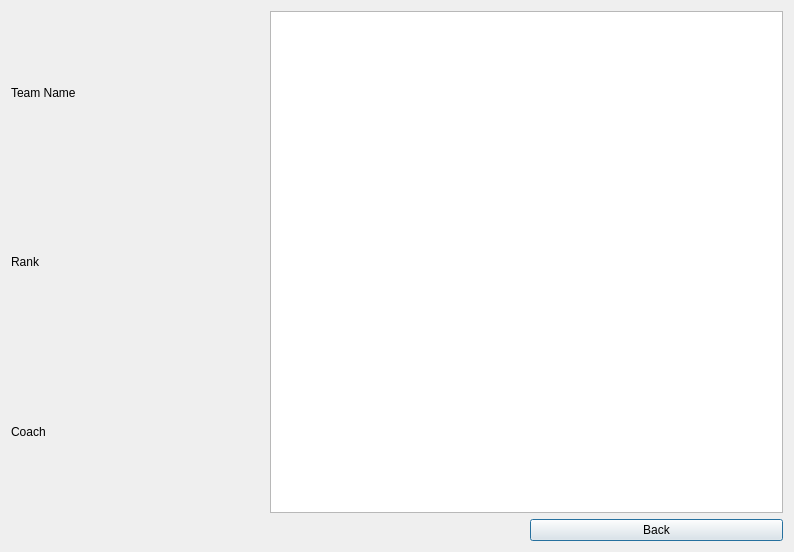
<?xml version="1.0" encoding="UTF-8"?>
<ui version="4.0">
 <class>TeamInfo</class>
 <widget class="QDialog" name="TeamInfo">
  <property name="geometry">
   <rect>
    <x>0</x>
    <y>0</y>
    <width>794</width>
    <height>552</height>
   </rect>
  </property>
  <property name="windowTitle">
   <string>Dialog</string>
  </property>
  <layout class="QGridLayout" name="gridLayout">
   <item row="0" column="0">
    <layout class="QVBoxLayout" name="verticalLayout">
     <item>
      <widget class="QLabel" name="teamn">
       <property name="text">
        <string>Team Name</string>
       </property>
      </widget>
     </item>
     <item>
      <widget class="QLabel" name="division">
       <property name="text">
        <string>Rank</string>
       </property>
      </widget>
     </item>
     <item>
      <widget class="QLabel" name="coachn">
       <property name="text">
        <string>Coach</string>
       </property>
      </widget>
     </item>
    </layout>
   </item>
   <item row="1" column="2">
    <widget class="QPushButton" name="pushButton">
     <property name="text">
      <string>Back</string>
     </property>
    </widget>
   </item>
   <item row="0" column="1" colspan="2">
    <widget class="QTableWidget" name="tableWidget"/>
   </item>
  </layout>
 </widget>
 <resources/>
 <connections/>
</ui>
